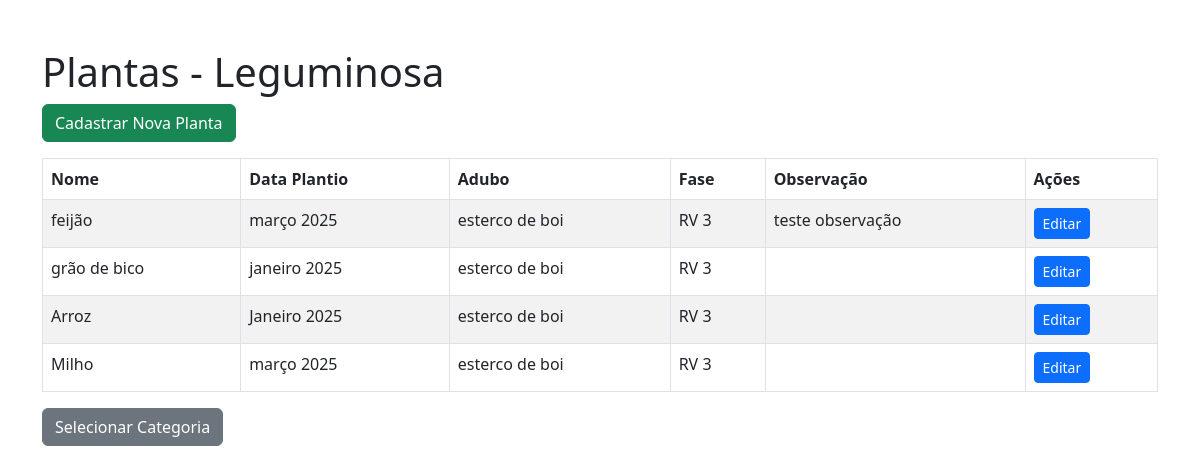
The app's page /categoria/leguminosa/ with its own data.
### RelatorioApp/models.py (models this page shows, shortened)
class Planta(models.Model) :
    CATEGORIAS = [
        ("leguminosa" , "Leguminosa"),
        ("hortaliça" , "Hortaliça"),
        ("fruta" , " Fruta"),
    ]
    categoria =models.CharField(max_length= 20, choices = CATEGORIAS)
    nome =models.CharField(max_length= 100)
    Data_Do_Plantio = models.CharField(max_length=100)
    Adubo = models.CharField(max_length=100)
    Fase = models.CharField(max_length=100)
    Observacao = models.TextField(blank= True)

### RelatorioApp/views.py (the view)
# urls.py: path('categoria/<str:categoria>/', views.listar_plantas, name='listar_plantas'),
def listar_plantas(request, categoria):
    plantas = Planta.objects.filter(categoria=categoria)
    print(plantas)
    return render(request, 'ListarPlantas.html', {'plantas': plantas, 'categoria': categoria})

### RelatorioApp/templates/ListarPlantas.html (shortened to what this page needs)
<!DOCTYPE html>
<html lang="pt">
<head>
    <link href="https://cdn.jsdelivr.net/npm/bootstrap@5.3.0/dist/css/bootstrap.min.css" rel="stylesheet">
</head>
<body class="container mt-5">
    <h1>Plantas - {{ categoria|title }}</h1>
    <a href="{% url 'RelatorioApp:cadastrar_plantas' categoria %}" class="btn btn-success mb-3">Cadastrar Nova Planta</a>
    <table class="table table-bordered table-striped">
        <thead>
            <tr>
                <th>Nome</th><th>Data Plantio</th><th>Adubo</th><th>Fase</th><th>Observação</th><th>Ações</th>
            </tr>
        </thead>
        <tbody>
            {% for planta in plantas %}
            <tr>
                <td>{{ planta.nome }}</td>
                <td>{{ planta.Data_Do_Plantio }}</td>
                <td>{{ planta.Adubo }}</td>
                <td>{{ planta.Fase }}</td>
                <td>{{ planta.Observacao }}</td>
                <td>
                    <a href="{% url 'RelatorioApp:editar_plantas' planta.id %}" class="btn btn-sm btn-primary">Editar</a>
                </td>
            </tr>
            {% empty %}
                <tr><td colspan="6">Nenhum Cadastro Encontrado!</td></tr>
            {% endfor %}
        </tbody>
    </table>
    <a href="{% url 'RelatorioApp:escolher_categoria' %}" class="btn btn-secondary">Selecionar Categoria</a>
</body>
</html>

### records on screen
Planta: nome "feijão", Data_Do_Plantio "março 2025", Adubo "esterco de boi", Fase "RV 3", Observacao "teste observação"
Planta: nome "grão de bico", Data_Do_Plantio "janeiro 2025", Adubo "esterco de boi", Fase "RV 3"
Planta: nome "Arroz", Data_Do_Plantio "Janeiro 2025", Adubo "esterco de boi", Fase "RV 3"
Planta: nome "Milho", Data_Do_Plantio "março 2025", Adubo "esterco de boi", Fase "RV 3"

### other values on screen
{{ categoria|title }} "Leguminosa"
